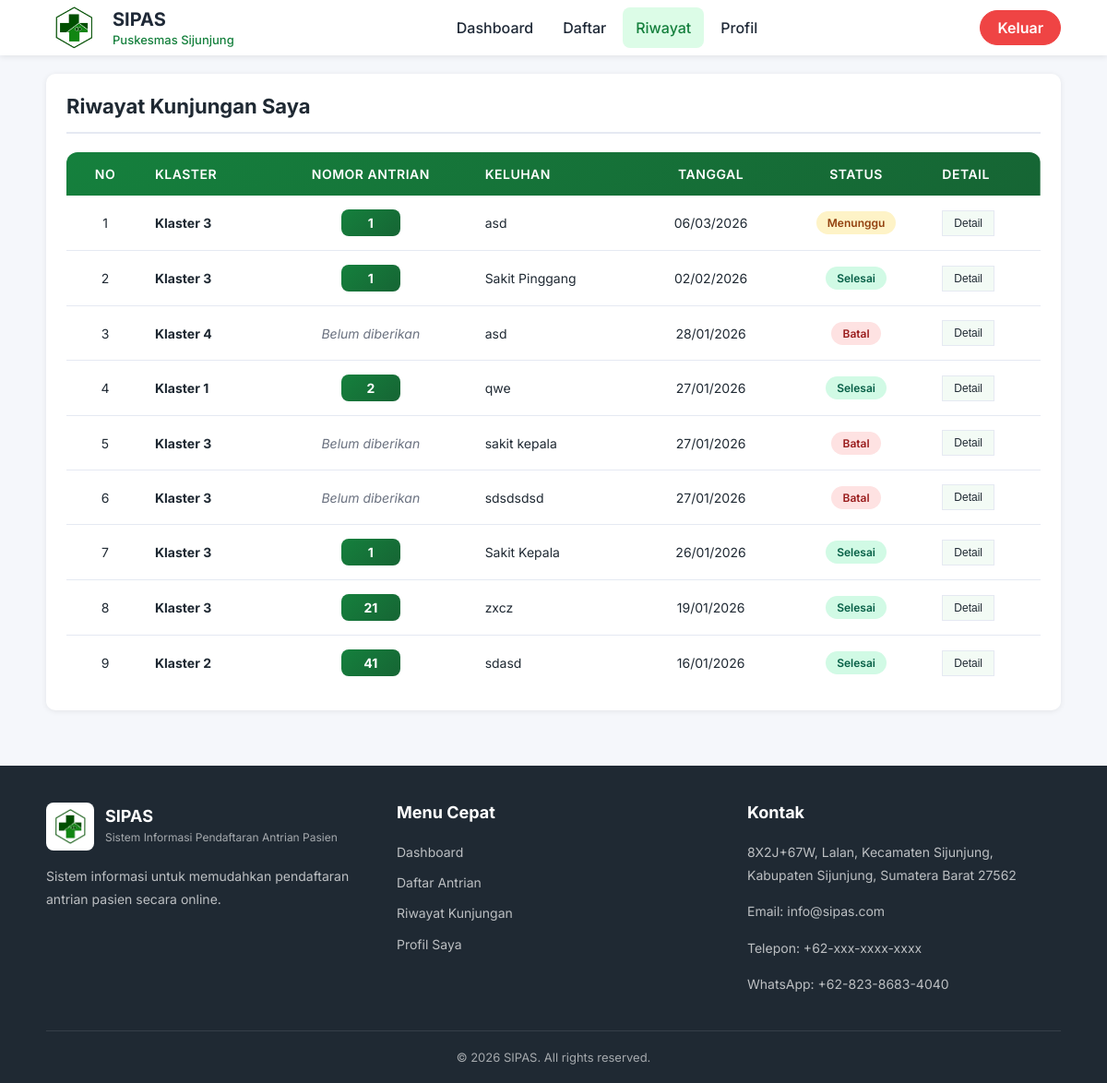
The app's page /views/user/riwayat_user.php (signed in) with its own data.
### tables this page shows
CREATE TABLE `antrian` (
  `id_antrian` int(11) NOT NULL,
  `pasien_id` int(11) DEFAULT NULL,
  `klaster_id` int(11) NOT NULL,
  `keluhan` text DEFAULT NULL,
  `tanggal_kunjungan` date NOT NULL,
  `nomor_antrian` varchar(10) DEFAULT NULL,
  `status` varchar(20) DEFAULT 'Menunggu',
  `sumber` varchar(20) DEFAULT 'Online',
  `nama_manual` varchar(255) DEFAULT NULL,
  `umur_manual` int(11) DEFAULT NULL,
  `jenis_kelamin_manual` varchar(1) DEFAULT NULL,
  `nik_manual` varchar(16) DEFAULT NULL,
  `created_at` timestamp NOT NULL DEFAULT current_timestamp(),
  `updated_at` timestamp NOT NULL DEFAULT current_timestamp() ON UPDATE current_timestamp()
);

CREATE TABLE `klaster` (
  `id` int(11) NOT NULL,
  `nama_klaster` varchar(255) NOT NULL,
  `created_at` timestamp NOT NULL DEFAULT current_timestamp()
);

### views/user/riwayat_user.php (the view, shortened to what this page needs)
<?php
require_once '../../config/koneksi.php';
$user_id = $_SESSION['user_id'];
function getStatusBadge($status) {
    if ($status == 'Menunggu') {
        return '<span class="badge badge-pending">Menunggu</span>';
    } elseif ($status == 'Dipanggil') {
        return '<span class="badge badge-proses">Dipanggil</span>';
    } elseif ($status == 'Selesai') {
        return '<span class="badge badge-selesai">Selesai</span>';
    } elseif ($status == 'Batal') {
        return '<span class="badge badge-ditolak">Batal</span>';
    } else {
        return '<span class="badge">' . $status . '</span>';
    }
}
$riwayat = [];
try {
    $stmt = $koneksi->prepare("
        SELECT
            a.id_antrian as id,
            a.keluhan,
            a.nomor_antrian,
            a.status,
            a.tanggal_kunjungan,
            a.created_at as waktu_daftar,
            k.nama_klaster,
            p.nama,
            p.nik,
            COALESCE(p.umur, a.umur_manual) as umur,
            COALESCE(p.jenis_kelamin, a.jenis_kelamin_manual) as jenis_kelamin
        FROM antrian a
        INNER JOIN pasien p ON a.pasien_id = p.id
        INNER JOIN klaster k ON a.klaster_id = k.id
        WHERE p.user_id = ?
        ORDER BY a.tanggal_kunjungan DESC, a.created_at DESC
    ");
    $stmt->execute([$user_id]);
    $riwayat = $stmt->fetchAll(PDO::FETCH_ASSOC);
} catch (PDOException $e) {
    $error_message = "Error: " . $e->getMessage();
}
?>
<!DOCTYPE html>
<html lang="id">
<head>
    <link href="../../assets/css/utilities.css" rel="stylesheet">
    <link href="../../assets/css/user/header.css" rel="stylesheet">
    <link href="../../assets/css/user/footer.css" rel="stylesheet">
    <link href="../../assets/css/user/riwayat_user.css" rel="stylesheet">
</head>
<body>
    <div class="dashboard-wrapper">
        <?php include 'includes/header.php'; ?>
        <div class="dashboard-container">
            <div class="card">
                <div class="card-header">
                    <h2>Riwayat Kunjungan Saya</h2>
                </div>
                <?php if (empty($riwayat)): ?>
                    <div class="empty-state">
                        <p>Belum ada riwayat kunjungan. <a href="daftar_antrian.php">Daftar antrian pertama Anda</a></p>
                    </div>
                <?php else: ?>
                    <div class="table-container">
                        <table class="data-table">
                            <thead>
                                <tr>
                                    <th class="text-center">No</th>
                                    <th>Klaster</th>
                                    <th class="text-center">Nomor Antrian</th>
                                    <th>Keluhan</th>
                                    <th class="text-center">Tanggal</th>
                                    <th class="text-center">Status</th>
                                    <th>Detail</th>
                                </tr>
                            </thead>
                            <tbody>
                                <?php
                                $no = 1;
                                foreach ($riwayat as $item):
                                ?>
                                    <tr>
                                        <td class="text-center"><?php echo $no++; ?></td>
                                        <td>
                                            <strong><?php echo htmlspecialchars($item['nama_klaster']); ?></strong>
                                        </td>
                                        <td class="text-center">
                                            <?php if (!empty($item['nomor_antrian'])): ?>
                                                <span class="number-badge-small"><?php echo htmlspecialchars($item['nomor_antrian']); ?></span>
                                            <?php else: ?>
                                                <span style="color: #6b7280; font-style: italic;">Belum diberikan</span>
                                            <?php endif; ?>
                                        </td>
                                        <td><?php echo htmlspecialchars($item['keluhan'] ?: '-'); ?></td>
                                        <td class="text-center"><?php echo date('d/m/Y', strtotime($item['tanggal_kunjungan'])); ?></td>
                                        <td class="text-center"><?php echo getStatusBadge($item['status']); ?></td>
                                        <td>
                                            <button class="btn-detail" onclick="showDetail(<?php echo htmlspecialchars(json_encode($item)); ?>)">Detail</button>
                                        </td>
                                    </tr>
                                <?php endforeach; ?>
                            </tbody>
                        </table>
                    </div>
                <?php endif; ?>
            </div>
        </div>
    </div>
    <?php include 'includes/footer.php'; ?>
</body>
</html>

### views/user/includes/header.php (shortened to what this page needs)
<header class="main-header">
    <div class="header-content">
        <div class="header-left">
            <div class="logo-section">
                <div class="logo-icon">
                    <img src="../../assets/images/logo.png" alt="SIPAS Logo" class="logo-image">
                </div>
                <div class="logo-text">
                    <h1>SIPAS</h1>
                    <p>Puskesmas Sijunjung</p>
                </div>
            </div>
        </div>
        <nav class="header-nav">
            <div class="header-nav-menu">
                <a href="dashboard_user.php" class="header-nav-item" data-page="dashboard_user.php">
                    <span>Dashboard</span>
                </a>
                <a href="daftar_user.php" class="header-nav-item" data-page="daftar_user.php">
                    <span>Daftar</span>
                </a>
                <a href="riwayat_user.php" class="header-nav-item" data-page="riwayat_user.php">
                    <span>Riwayat</span>
                </a>
                <a href="profile_user.php" class="header-nav-item" data-page="profile_user.php">
                    <span>Profil</span>
                </a>
            </div>
        </nav>
        <div class="header-right">
            <a href="../../login.php?logout=1" class="header-nav-item header-nav-item-logout">
                <span>Keluar</span>
            </a>
        </div>
    </div>
</header>

### views/user/includes/footer.php (shortened to what this page needs)
<footer class="main-footer">
    <div class="footer-content">
        <div class="footer-grid">
            <div class="footer-section">
                <div class="footer-logo">
                    <div class="footer-logo-icon">
                        <img src="../../assets/images/logo.png" alt="SIPAS Logo">
                    </div>
                    <div class="footer-logo-text">
                        <h4>SIPAS</h4>
                        <p>Sistem Informasi Pendaftaran Antrian Pasien</p>
                    </div>
                </div>
                <p>Sistem informasi untuk memudahkan pendaftaran antrian pasien secara online.</p>
            </div>
            <div class="footer-section">
                <h3>Menu Cepat</h3>
                <a href="dashboard_user.php">Dashboard</a>
                <a href="daftar_user.php">Daftar Antrian</a>
                <a href="riwayat_user.php">Riwayat Kunjungan</a>
                <a href="profile_user.php">Profil Saya</a>
            </div>
            <div class="footer-section">
                <h3>Kontak</h3>
                <p>8X2J+67W, Lalan, Kecamaten Sijunjung, Kabupaten Sijunjung, Sumatera Barat 27562</p>
                <p>Email: info@sipas.com</p>
                <p>Telepon: +62-xxx-xxxx-xxxx</p>
                <p>WhatsApp: +62-823-8683-4040</p>
            </div>
        </div>
        <div class="footer-bottom">
            <p>&copy; <?php echo date('Y'); ?> SIPAS. All rights reserved.</p>
        </div>
    </div>
</footer>

### assets/css/utilities.css (style rules this page uses)
:root { --bg: #f3fbf5; --card: #ffffff; --border: #e5e9f2; --text: #1f2933; --muted: #6b7280; --primary: #15803d; --primary-dark: #166534; --shadow: 0 10px 30px rgba(0, 0, 0, 0.08); --radius: 14px; }
body { margin: 0; font-family: 'Inter', system-ui, -apple-system, sans-serif; background: #f5f7fb; color: #1f2933; min-height: 100vh; }
.dashboard-wrapper { min-height: 100vh; display: flex; flex-direction: column; }
.dashboard-container { width: 100%; margin: 0 auto; padding: 16px 16px 40px; flex: 1; box-sizing: border-box; }
@media (min-width: 768px) { .dashboard-container { max-width: 720px; padding: 20px 20px 40px; } }
@media (min-width: 992px) { .dashboard-container { max-width: 960px; padding: 20px 20px 40px; } }
@media (min-width: 1200px) { .dashboard-container { max-width: 1140px; padding: 20px 20px 40px; } }
.card { background: white; padding: 22px; border-radius: 10px; box-shadow: 0 1px 6px rgba(0,0,0,0.08); margin-bottom: 20px; }
.card-header { display: flex; justify-content: space-between; align-items: center; margin-bottom: 20px; padding-bottom: 15px; border-bottom: 2px solid var(--border); }
.card-header h2 { margin: 0; color: var(--text); font-size: 22px; }
.badge { display: inline-block; padding: 5px 12px; border-radius: 20px; font-size: 12px; font-weight: 600; }
.badge-pending { background: #fef3c7; color: #92400e; }
.badge-selesai { background: #d1fae5; color: #065f46; }
.badge-ditolak { background: #fee2e2; color: #991b1b; }
.btn-detail { background: var(--bg); color: var(--text); border: 1px solid var(--border); padding: 6px 12px; font-size: 12px; }
.text-center { text-align: center; }

### assets/css/user/header.css (style rules this page uses)
.main-header { background: #fff; box-shadow: 0 2px 6px rgba(0,0,0,0.08); position: sticky; top: 0; z-index: 1000; width: 100%; box-sizing: border-box; }
.header-content { width: 100%; margin: 0 auto; padding: 0 16px; display: flex; align-items: center; justify-content: space-between; gap: 16px; box-sizing: border-box; }
@media (min-width: 768px) { .header-content { max-width: 720px; padding: 0 20px; } }
@media (min-width: 992px) { .header-content { max-width: 960px; } }
@media (min-width: 1200px) { .header-content { max-width: 1140px; } }
.header-left { display: flex; align-items: center; gap: 12px; flex-shrink: 0; }
.logo-section { display: flex; align-items: center; gap: 12px; }
.logo-icon { width: 48px; height: 48px; border-radius: 10px; overflow: hidden; background: white; padding: 6px; }
.logo-image { width: 100%; height: 100%; object-fit: contain; }
.logo-text { display: flex; flex-direction: column; gap: 2px; }
.logo-text h1 { margin: 0; font-size: 20px; font-weight: 700; color: #1f2937; }
.logo-text p { margin: 0; font-size: 13px; font-weight: 500; color: var(--primary); }
.header-nav { display: flex; align-items: center; gap: 8px; flex: 1; justify-content: center; }
.header-nav-menu { display: flex; align-items: center; gap: 4px; overflow-x: auto; scrollbar-width: none; -ms-overflow-style: none; }
.header-nav-item { padding: 12px 14px; text-decoration: none; color: #1f2937; font-weight: 500; border-radius: 8px; white-space: nowrap; transition: background 0.2s ease, color 0.2s ease; }
.header-nav-item.active { background: #dcfce7; color: var(--primary); }
.header-nav-item-logout { background: #ef4444; color: #fff; padding: 8px 18px; border-radius: 999px; border: 1px solid #ef4444; font-weight: 600; text-decoration: none; display: inline-block; }
.header-right { display: flex; align-items: center; gap: 10px; flex-shrink: 0; margin-left: auto; }
@media (min-width: 769px) { .header-nav { display: flex !important; } }

### records on screen
antrian: klaster.nama_klaster "Klaster 3", nomor_antrian "1", keluhan "asd", tanggal_kunjungan "06/03/2026", status "Menunggu"
antrian: klaster.nama_klaster "Klaster 3", nomor_antrian "1", keluhan "Sakit Pinggang", tanggal_kunjungan "02/02/2026", status "Selesai"
antrian: klaster.nama_klaster "Klaster 4", shows "Belum diberikan", keluhan "asd", tanggal_kunjungan "28/01/2026", status "Batal"
antrian: klaster.nama_klaster "Klaster 1", nomor_antrian "2", keluhan "qwe", tanggal_kunjungan "27/01/2026", status "Selesai"
antrian: klaster.nama_klaster "Klaster 3", shows "Belum diberikan", keluhan "sakit kepala", tanggal_kunjungan "27/01/2026", status "Batal"
antrian: klaster.nama_klaster "Klaster 3", shows "Belum diberikan", keluhan "sdsdsdsd", tanggal_kunjungan "27/01/2026", status "Batal"
antrian: klaster.nama_klaster "Klaster 3", nomor_antrian "1", keluhan "Sakit Kepala", tanggal_kunjungan "26/01/2026", status "Selesai"
antrian: klaster.nama_klaster "Klaster 3", nomor_antrian "21", keluhan "zxcz", tanggal_kunjungan "19/01/2026", status "Selesai"
antrian: klaster.nama_klaster "Klaster 2", nomor_antrian "41", keluhan "sdasd", tanggal_kunjungan "16/01/2026", status "Selesai"
